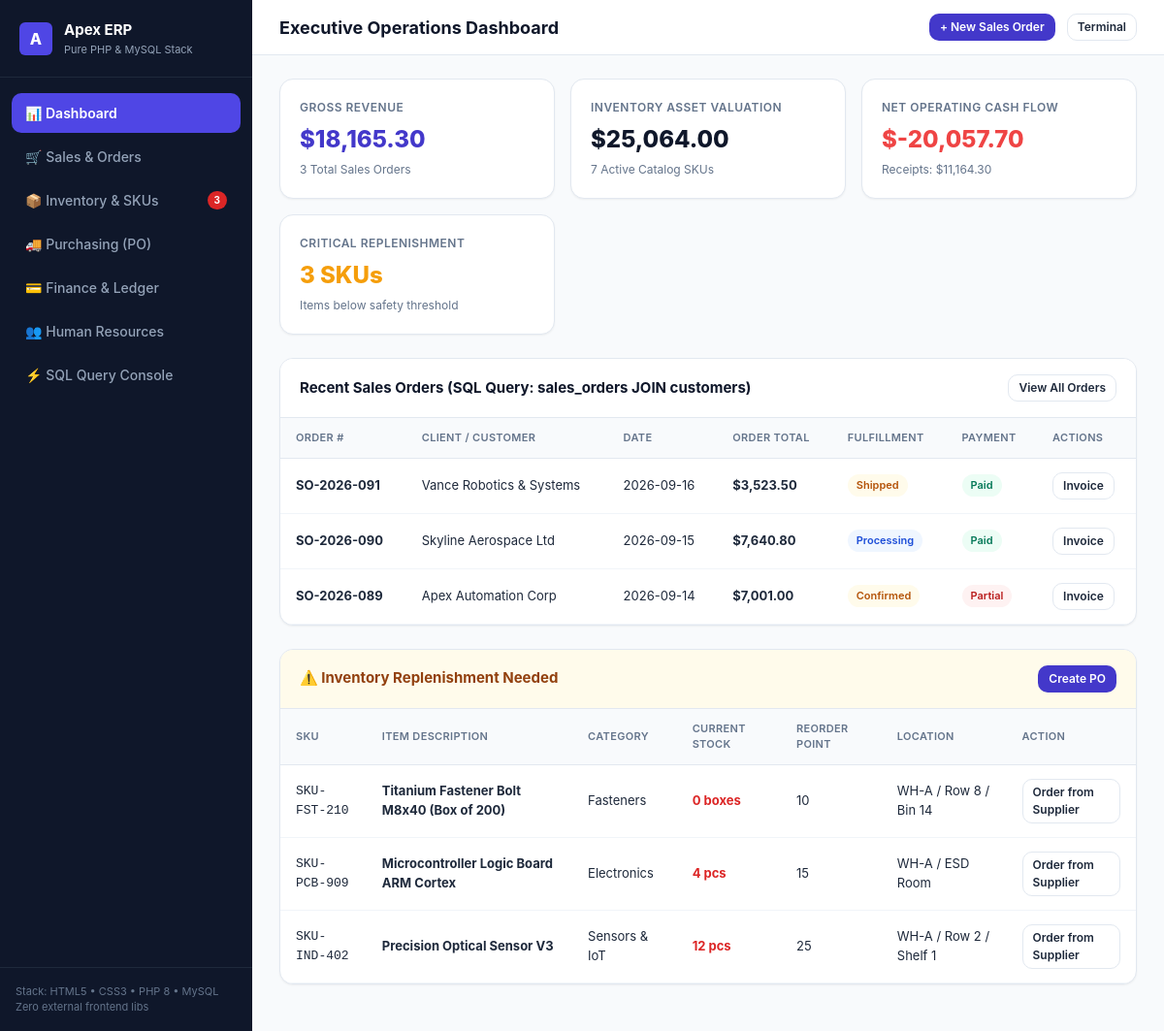
The page / on the database its author committed.
### tables this page shows
CREATE TABLE IF NOT EXISTS `sales_orders` (
  `id` INT AUTO_INCREMENT PRIMARY KEY,
  `order_number` VARCHAR(50) NOT NULL UNIQUE,
  `customer_id` INT NOT NULL,
  `order_date` DATE NOT NULL,
  `due_date` DATE NOT NULL,
  `subtotal` DECIMAL(12,2) NOT NULL DEFAULT 0.00,
  `tax_amount` DECIMAL(12,2) NOT NULL DEFAULT 0.00,
  `discount_amount` DECIMAL(12,2) NOT NULL DEFAULT 0.00,
  `total_amount` DECIMAL(12,2) NOT NULL DEFAULT 0.00,
  `status` ENUM('draft', 'confirmed', 'processing', 'shipped', 'delivered', 'cancelled') DEFAULT 'draft',
  `payment_status` ENUM('unpaid', 'partial', 'paid') DEFAULT 'unpaid',
  `notes` TEXT,
  `created_at` TIMESTAMP DEFAULT CURRENT_TIMESTAMP,
  FOREIGN KEY (`customer_id`) REFERENCES `customers`(`id`) ON DELETE CASCADE
);

CREATE TABLE IF NOT EXISTS `customers` (
  `id` INT AUTO_INCREMENT PRIMARY KEY,
  `company_name` VARCHAR(150) NOT NULL,
  `contact_name` VARCHAR(100) NOT NULL,
  `email` VARCHAR(100),
  `phone` VARCHAR(30),
  `address` TEXT,
  `outstanding_balance` DECIMAL(12,2) DEFAULT 0.00,
  `status` ENUM('active', 'inactive') DEFAULT 'active',
  `created_at` TIMESTAMP DEFAULT CURRENT_TIMESTAMP
);

CREATE TABLE IF NOT EXISTS `products` (
  `id` INT AUTO_INCREMENT PRIMARY KEY,
  `sku` VARCHAR(50) NOT NULL UNIQUE,
  `name` VARCHAR(200) NOT NULL,
  `category` VARCHAR(100) NOT NULL,
  `unit` VARCHAR(20) DEFAULT 'pcs',
  `cost_price` DECIMAL(12,2) NOT NULL DEFAULT 0.00,
  `unit_price` DECIMAL(12,2) NOT NULL DEFAULT 0.00,
  `stock_quantity` INT NOT NULL DEFAULT 0,
  `reorder_level` INT NOT NULL DEFAULT 10,
  `warehouse_location` VARCHAR(100) DEFAULT 'WH-A',
  `created_at` TIMESTAMP DEFAULT CURRENT_TIMESTAMP
);

### config.php (called while the page is built, shortened)
<?php
function e(?string $string): string {
    return htmlspecialchars($string ?? '', ENT_QUOTES, 'UTF-8');
}
function money(float $amount): string {
    return '$' . number_format($amount, 2);
}

### index.php (the view, shortened to what this page needs)
<?php
require_once __DIR__ . '/config.php';
$pdo = getDbConnection();
$salesStmt = $pdo->query("SELECT COALESCE(SUM(total_amount), 0) as total_sales, COUNT(*) as order_count FROM sales_orders WHERE status != 'cancelled'");
$salesData = $salesStmt->fetch();
$inventoryStmt = $pdo->query("SELECT COALESCE(SUM(stock_quantity * cost_price), 0) as inventory_valuation, COUNT(*) as sku_count FROM products");
$inventoryData = $inventoryStmt->fetch();
$lowStockStmt = $pdo->query("SELECT * FROM products WHERE stock_quantity <= reorder_level ORDER BY stock_quantity ASC LIMIT 5");
$lowStockItems = $lowStockStmt->fetchAll();
$recentOrdersStmt = $pdo->query("
    SELECT so.*, c.company_name, c.contact_name
    FROM sales_orders so
    JOIN customers c ON so.customer_id = c.id
    ORDER BY so.id DESC LIMIT 5
");
$recentOrders = $recentOrdersStmt->fetchAll();
$financeStmt = $pdo->query("
    SELECT
        COALESCE(SUM(CASE WHEN type = 'income' THEN amount ELSE 0 END), 0) as total_income,
        COALESCE(SUM(CASE WHEN type = 'expense' THEN amount ELSE 0 END), 0) as total_expense
    FROM transactions
");
$financeData = $financeStmt->fetch();
$netProfit = $financeData['total_income'] - $financeData['total_expense'];
?>
<!DOCTYPE html>
<html lang="en">
<head>
    <link rel="stylesheet" href="style.css">
</head>
<body>
<div class="app-container">
    <aside class="sidebar">
        <div class="sidebar-header">
            <div class="brand-badge">A</div>
            <div>
                <div class="brand-title">Apex ERP</div>
                <div class="brand-sub">Pure PHP & MySQL Stack</div>
            </div>
        </div>
        <ul class="nav-menu">
            <li><a href="index.php" class="nav-link active"><span>📊 Dashboard</span></a></li>
            <li><a href="sales.php" class="nav-link"><span>🛒 Sales & Orders</span></a></li>
            <li><a href="inventory.php" class="nav-link"><span>📦 Inventory & SKUs</span><?php if (count($lowStockItems) > 0): ?><span class="nav-badge"><?= count($lowStockItems) ?></span><?php endif; ?></a></li>
            <li><a href="purchases.php" class="nav-link"><span>🚚 Purchasing (PO)</span></a></li>
            <li><a href="finance.php" class="nav-link"><span>💳 Finance & Ledger</span></a></li>
            <li><a href="hr.php" class="nav-link"><span>👥 Human Resources</span></a></li>
            <li><a href="sql_runner.php" class="nav-link"><span>⚡ SQL Query Console</span></a></li>
        </ul>
        <div style="padding: 16px; border-top: 1px solid #1e293b; font-size: 11px; color: #64748b;">
            Stack: HTML5 • CSS3 • PHP 8 • MySQL<br>
            Zero external frontend libs
        </div>
    </aside>
    <div class="main-wrapper">
        <header class="topbar">
            <h1 class="page-title">Executive Operations Dashboard</h1>
            <div class="topbar-actions">
                <a href="sales.php?action=new" class="btn btn-primary btn-sm">+ New Sales Order</a>
                <a href="sql_runner.php" class="btn btn-secondary btn-sm">Terminal</a>
            </div>
        </header>
        <main class="content-body">
            <div class="kpi-grid">
                <div class="kpi-card">
                    <div class="kpi-label">Gross Revenue</div>
                    <div class="kpi-value" style="color: #4338ca;"><?= money((float)$salesData['total_sales']) ?></div>
                    <div class="kpi-sub"><?= (int)$salesData['order_count'] ?> Total Sales Orders</div>
                </div>
                <div class="kpi-card">
                    <div class="kpi-label">Inventory Asset Valuation</div>
                    <div class="kpi-value"><?= money((float)$inventoryData['inventory_valuation']) ?></div>
                    <div class="kpi-sub"><?= (int)$inventoryData['sku_count'] ?> Active Catalog SKUs</div>
                </div>
                <div class="kpi-card">
                    <div class="kpi-label">Net Operating Cash Flow</div>
                    <div class="kpi-value" style="color: <?= $netProfit >= 0 ? '#10b981' : '#ef4444' ?>;">
                        <?= money((float)$netProfit) ?>
                    </div>
                    <div class="kpi-sub">Receipts: <?= money((float)$financeData['total_income']) ?></div>
                </div>
                <div class="kpi-card">
                    <div class="kpi-label">Critical Replenishment</div>
                    <div class="kpi-value" style="color: <?= count($lowStockItems) > 0 ? '#f59e0b' : '#10b981' ?>;">
                        <?= count($lowStockItems) ?> SKUs
                    </div>
                    <div class="kpi-sub">Items below safety threshold</div>
                </div>
            </div>
            <div class="card">
                <div class="card-header">
                    <h2 class="card-title">Recent Sales Orders (SQL Query: sales_orders JOIN customers)</h2>
                    <a href="sales.php" class="btn btn-secondary btn-sm">View All Orders</a>
                </div>
                <div class="table-responsive">
                    <table class="data-table">
                        <thead>
                            <tr>
                                <th>Order #</th>
                                <th>Client / Customer</th>
                                <th>Date</th>
                                <th>Order Total</th>
                                <th>Fulfillment</th>
                                <th>Payment</th>
                                <th>Actions</th>
                            </tr>
                        </thead>
                        <tbody>
                            <?php foreach ($recentOrders as $order): ?>
                            <tr>
                                <td><strong><?= e($order['order_number']) ?></strong></td>
                                <td><?= e($order['company_name']) ?></td>
                                <td><?= e($order['order_date']) ?></td>
                                <td><strong><?= money((float)$order['total_amount']) ?></strong></td>
                                <td>
                                    <span class="badge <?= $order['status'] === 'delivered' ? 'badge-success' : ($order['status'] === 'processing' ? 'badge-info' : 'badge-warning') ?>">
                                        <?= e($order['status']) ?>
                                    </span>
                                </td>
                                <td>
                                    <span class="badge <?= $order['payment_status'] === 'paid' ? 'badge-success' : 'badge-danger' ?>">
                                        <?= e($order['payment_status']) ?>
                                    </span>
                                </td>
                                <td>
                                    <a href="sales.php?view_id=<?= (int)$order['id'] ?>" class="btn btn-secondary btn-sm">Invoice</a>
                                </td>
                            </tr>
                            <?php endforeach; ?>
                        </tbody>
                    </table>
                </div>
            </div>
            <?php if (!empty($lowStockItems)): ?>
            <div class="card">
                <div class="card-header" style="background: #fffbeb;">
                    <h2 class="card-title" style="color: #92400e;">⚠️ Inventory Replenishment Needed</h2>
                    <a href="purchases.php?action=new" class="btn btn-primary btn-sm">Create PO</a>
                </div>
                <div class="table-responsive">
                    <table class="data-table">
                        <thead>
                            <tr>
                                <th>SKU</th>
                                <th>Item Description</th>
                                <th>Category</th>
                                <th>Current Stock</th>
                                <th>Reorder Point</th>
                                <th>Location</th>
                                <th>Action</th>
                            </tr>
                        </thead>
                        <tbody>
                            <?php foreach ($lowStockItems as $item): ?>
                            <tr>
                                <td style="font-family:monospace;"><?= e($item['sku']) ?></td>
                                <td><strong><?= e($item['name']) ?></strong></td>
                                <td><?= e($item['category']) ?></td>
                                <td style="color: #dc2626; font-weight: bold;"><?= (int)$item['stock_quantity'] ?> <?= e($item['unit']) ?></td>
                                <td><?= (int)$item['reorder_level'] ?></td>
                                <td><?= e($item['warehouse_location']) ?></td>
                                <td>
                                    <a href="purchases.php?sku=<?= urlencode($item['sku']) ?>" class="btn btn-secondary btn-sm">Order from Supplier</a>
                                </td>
                            </tr>
                            <?php endforeach; ?>
                        </tbody>
                    </table>
                </div>
            </div>
            <?php endif; ?>
        </main>
    </div>
</div>
</body>
</html>

### rows shown on the page
sales_orders: order_number "SO-2026-091", customer.company_name "Vance Robotics & Systems", order_date "2026-09-16", total_amount "$3,523.50", status "Shipped", payment_status "Paid"
sales_orders: order_number "SO-2026-090", customer.company_name "Skyline Aerospace Ltd", order_date "2026-09-15", total_amount "$7,640.80", status "Processing", payment_status "Paid"
sales_orders: order_number "SO-2026-089", customer.company_name "Apex Automation Corp", order_date "2026-09-14", total_amount "$7,001.00", status "Confirmed", payment_status "Partial"
products: sku "SKU-FST-210", name "Titanium Fastener Bolt M8x40 (Box of 200)", category "Fasteners", stock_quantity "0", unit "boxes", reorder_level "10", warehouse_location "WH-A / Row 8 / Bin 14"
products: sku "SKU-PCB-909", name "Microcontroller Logic Board ARM Cortex", category "Electronics", stock_quantity "4", unit "pcs", reorder_level "15", warehouse_location "WH-A / ESD Room"
products: sku "SKU-IND-402", name "Precision Optical Sensor V3", category "Sensors & IoT", stock_quantity "12", unit "pcs", reorder_level "25", warehouse_location "WH-A / Row 2 / Shelf 1"

### other values the page prints
count($lowStockItems) "3"
money((float)$salesData['total_sales']) "$18,165.30"
$salesData['order_count'] "3"
money((float)$inventoryData['inventory_valuation']) "$25,064.00"
$inventoryData['sku_count'] "7"
money((float)$netProfit) "$-20,057.70"
money((float)$financeData['total_income']) "$11,164.30"
